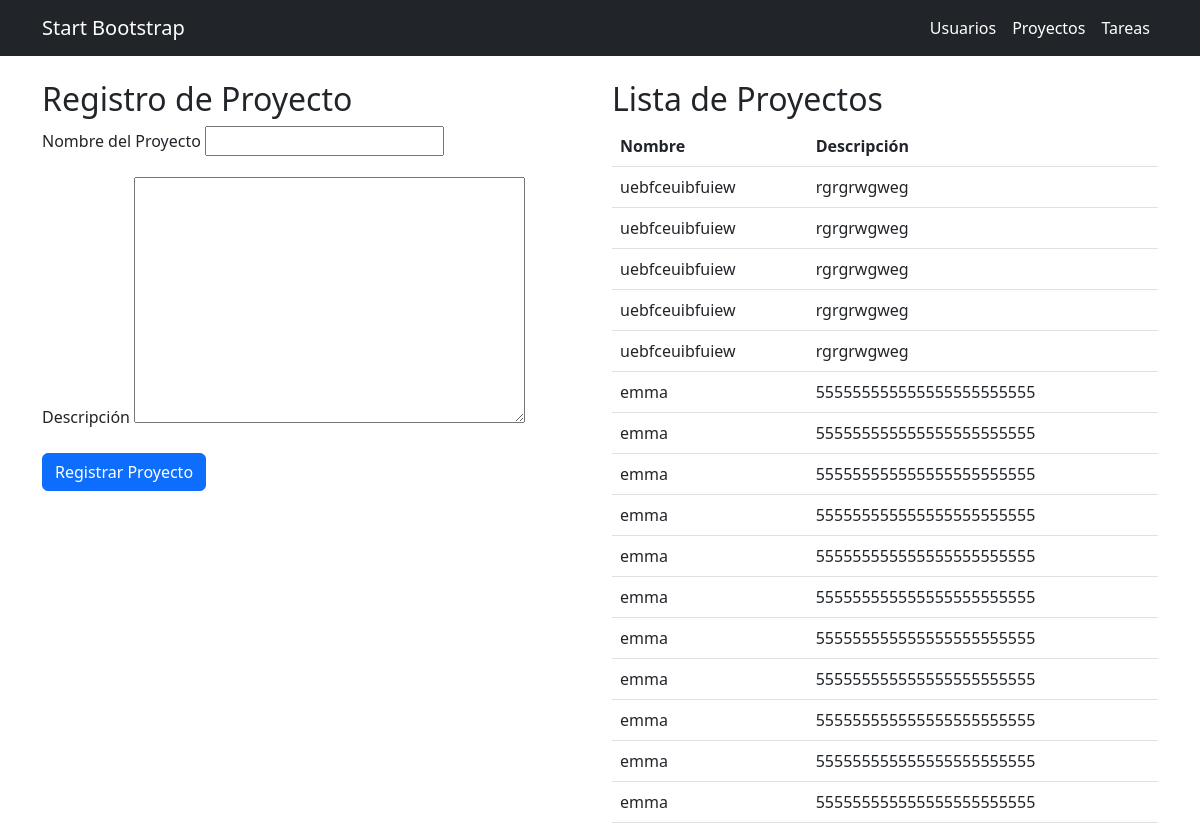
/proyectos, run on an earlier commit of the app's database.
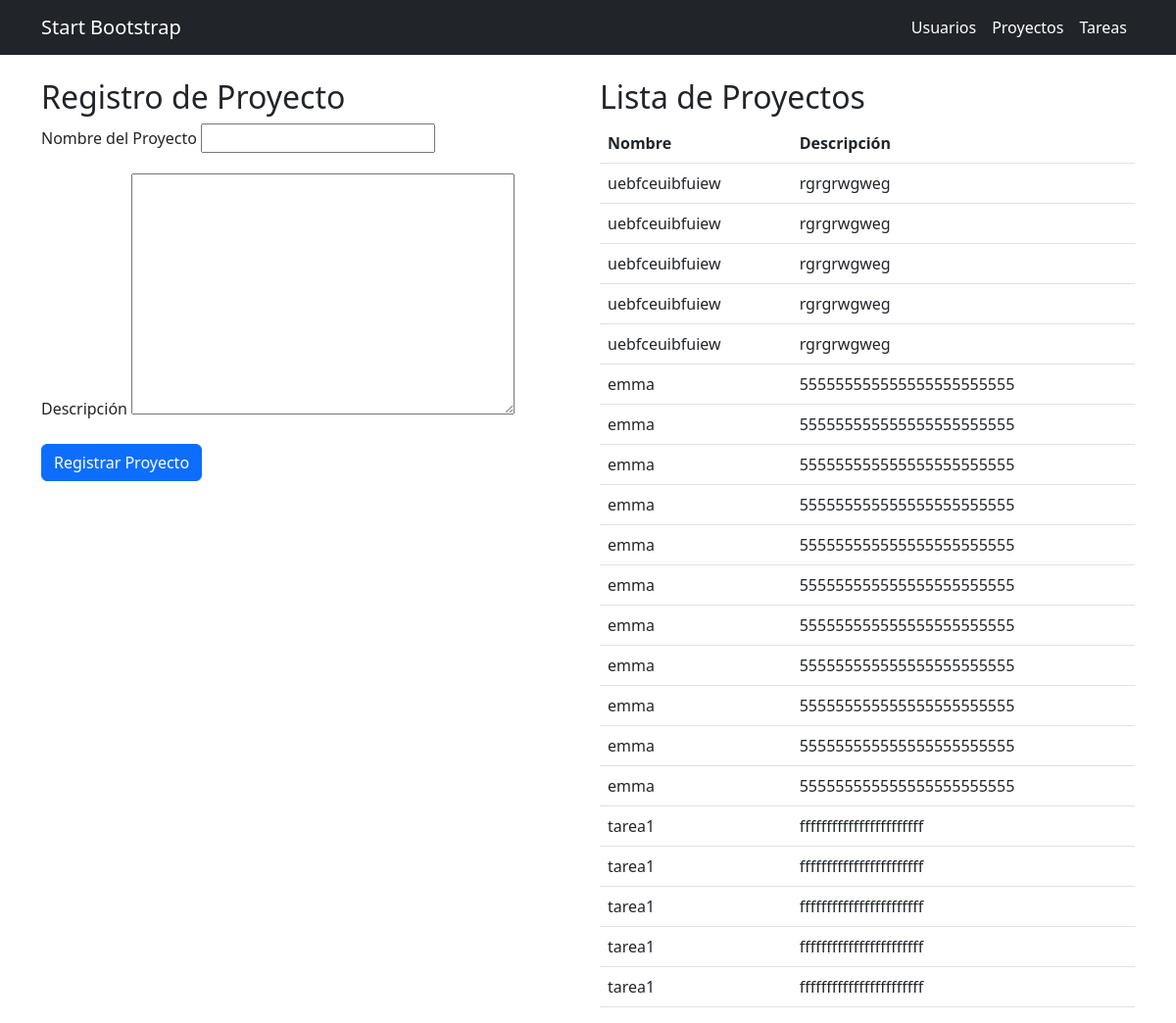
And on a later commit of the database.
### aplicacion/models.py (models this page shows)
class Proyecto(models.Model):
    nombre = models.CharField(max_length=200)
    descripcion = models.TextField()

### aplicacion/views.py (the view)
# urls.py: path('proyectos', proyectos, name='proyectos'),
def proyectos(request):
    if request.method == 'POST':
        proyecto_form = ProyectoForm(request.POST)
        if proyecto_form.is_valid():
            proyecto_form.save()
    else:
        proyecto_form = ProyectoForm()
    return render(request, 'proyectos.html', {'proyecto_form': proyecto_form, "proyectos_print": Proyecto.objects.all()})

### aplicacion/forms.py
class ProyectoForm(forms.ModelForm):
    class Meta:
        model = Proyecto
        fields = ['nombre', 'descripcion']

### aplicacion/templates/proyectos.html (shortened to what this page needs)
{% extends 'base.html' %}
{% load static %}
{% block content %}
<div class="container mt-4">
    <div class="row">
        <div class="col-md-6">
            <h2>Registro de Proyecto</h2>
            <form action="" method="post">
                <div class="mb-3">
                    <label for="{{ proyecto_form.nombre.id_for_label }}" class="form-label">Nombre del Proyecto</label>
                    {{ proyecto_form.nombre }}
                </div>
                <div class="mb-3">
                    <label for="{{ proyecto_form.descripcion.id_for_label }}" class="form-label">Descripción</label>
                    {{ proyecto_form.descripcion }}
                </div>
                <button type="submit" class="btn btn-primary">Registrar Proyecto</button>
            </form>
        </div>
        <div class="col-md-6">
            <h2>Lista de Proyectos</h2>
            <table class="table">
                <thead>
                    <tr>
                        <th>Nombre</th>
                        <th>Descripción</th>
                    </tr>
                </thead>
                <tbody>
                    {% for proyecto in proyectos_print %}
                        <tr>
                            <td>{{ proyecto.nombre }}</td>
                            <td>{{ proyecto.descripcion }}</td>
                        </tr>
                    {% endfor %}
                </tbody>
            </table>
        </div>
    </div>
</div>
{% endblock content %}

### aplicacion/templates/base.html (shortened to what this page needs)
<!DOCTYPE html>
<html lang="en">
  <head>
    {% load static %}
    <link href="{% static 'css/styles.css' %}" rel="stylesheet" />
  </head>
  <body>
    <nav class="navbar navbar-expand-lg navbar-dark bg-dark">
      <div class="container">
        <a class="navbar-brand" href="#">Start Bootstrap</a>
        <div class="collapse navbar-collapse" id="navbarSupportedContent">
          <ul class="navbar-nav ms-auto mb-2 mb-lg-0">
            <li class="nav-item">
              <a
                class="nav-link active"
                aria-current="page"
                href="{% url 'usuarios' %}"
                >Usuarios</a
              >
            </li>
            <li class="nav-item">
              <a
                class="nav-link active"
                aria-current="page"
                href="{% url 'proyectos' %}"
                >Proyectos</a
              >
            </li>
            <li class="nav-item">
              <a
                class="nav-link active"
                aria-current="page"
                href="{% url 'tareas' %}"
                >Tareas</a
              >
            </li>
          </ul>
        </div>
      </div>
    </nav>
    {% block content %} {% endblock content %}
  </body>
</html>

What changed in the data, as far as the page shows it:
added Proyecto: nombre "tarea1", descripcion "fffffffffffffffffffffff"
added Proyecto: nombre "tarea1", descripcion "fffffffffffffffffffffff"
added Proyecto: nombre "tarea1", descripcion "fffffffffffffffffffffff"
added Proyecto: nombre "tarea1", descripcion "fffffffffffffffffffffff"
added Proyecto: nombre "tarea1", descripcion "fffffffffffffffffffffff"
